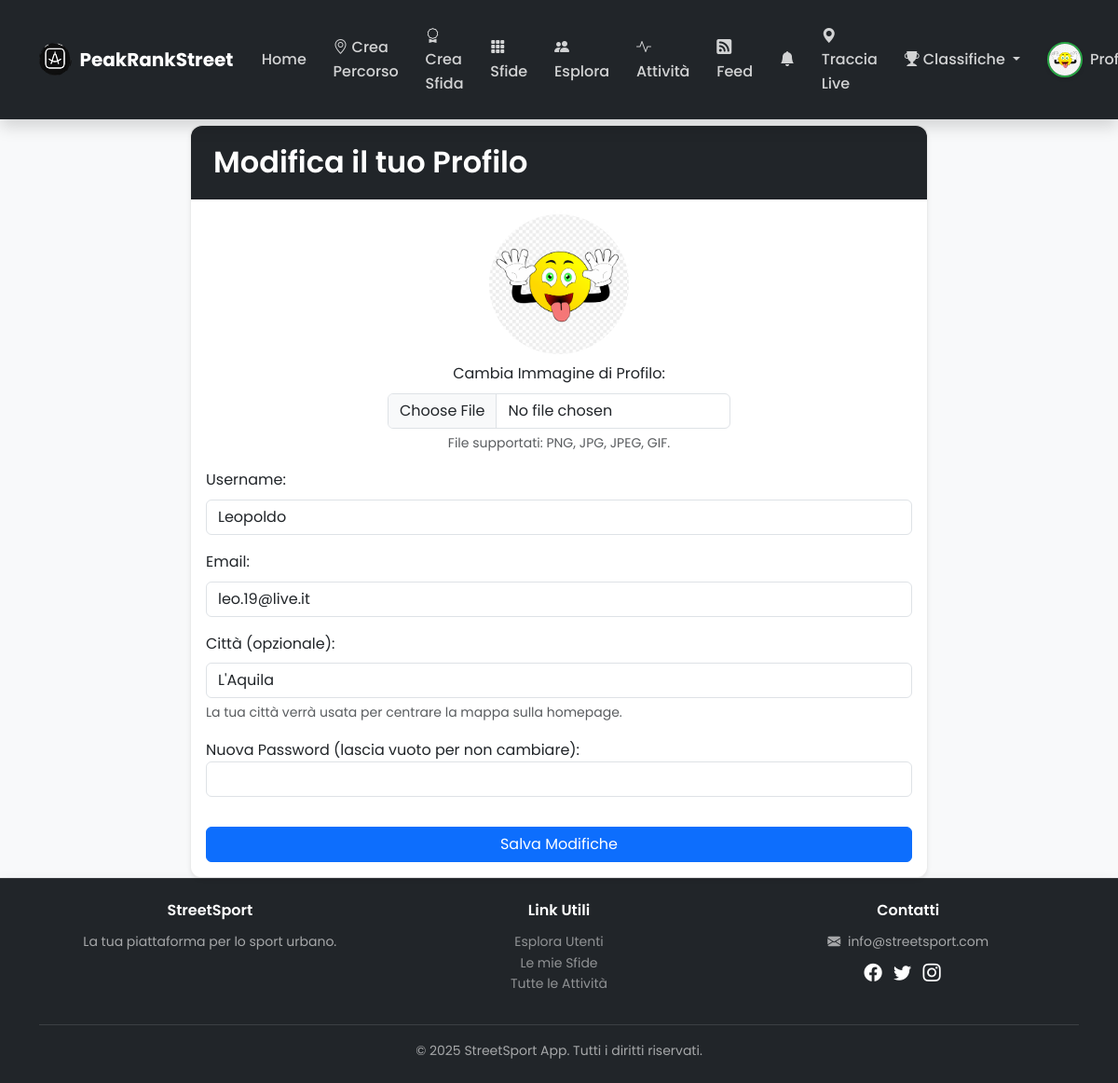
The page /user/edit (signed in) on the database its author committed.
### app/models.py (models this page shows, shortened)
class User(db.Model, UserMixin):
    __tablename__ = 'user'
    id = db.Column(db.Integer, primary_key=True)
    username = db.Column(db.String(50), unique=True, nullable=False, index=True)
    email = db.Column(db.String(100), unique=True, nullable=False, index=True)
    password_hash = db.Column(db.String(200), nullable=False)
    profile_image = db.Column(db.String(120), nullable=False, default='default.png')
    city = db.Column(db.String(100), nullable=True)
    created_at = db.Column(db.DateTime, default=datetime.utcnow)
    is_admin = db.Column(db.Boolean, default=False, nullable=False)
    routes = db.relationship('Route', backref='creator', lazy='dynamic')
    challenges = db.relationship('Challenge', backref='challenger', lazy='dynamic')
    activities = db.relationship('Activity', backref='user_activity', lazy='dynamic')
    comments = db.relationship('Comment', backref='author', lazy='dynamic')
    likes = db.relationship('Like', backref='user_liker', lazy='dynamic')
    route_records = db.relationship('RouteRecord', backref='record_holder', lazy='dynamic')
    user_badges = db.relationship('UserBadge', backref='badge_recipient', lazy='dynamic')
    activity_likes = db.relationship('ActivityLike', backref='user', lazy='dynamic')
    followed = db.relationship(
        'User', secondary=followers,
        primaryjoin=(followers.c.follower_id == id),
        secondaryjoin=(followers.c.followed_id == id),
        backref=db.backref('followers', lazy='dynamic'), lazy='dynamic')

### app/main/routes.py (the view, shortened to what this page needs)
@main.route('/user/edit', methods=["GET", "POST"])
@login_required
def edit_profile():
    return render_template("edit_profile.html", user=current_user, is_homepage=False)

### app/templates/edit_profile.html (shortened to what this page needs)
{% extends "index.html" %}
{% block content %}
    <a href="{{ url_for('main.user_profile', user_id=user.id) }}" class="btn btn-secondary mb-3">&larr; Torna al Profilo</a>
    <div class="row justify-content-center">
        <div class="col-md-8">
            <div class="card shadow-sm">
                <div class="card-header bg-dark text-white">
                    <h2 class="mb-0 text-center">Modifica il tuo Profilo</h2>
                </div>
                <div class="card-body">
                    <form method="POST" enctype="multipart/form-data" class="needs-validation" novalidate>
                        <div class="mb-3 text-center">
                            <img src="{{ url_for('static', filename='profile_pics/' + user.profile_image) }}" class="rounded-circle mb-2" alt="Immagine di profilo" style="width: 150px; height: 150px; object-fit: cover;">
                            <label for="profile_image" class="form-label d-block">Cambia Immagine di Profilo:</label>
                            <input type="file" id="profile_image" name="profile_image" accept="image/*" class="form-control w-auto mx-auto">
                            <div class="form-text">File supportati: PNG, JPG, JPEG, GIF.</div>
                        </div>
                        <div class="mb-3">
                            <label for="username" class="form-label">Username:</label>
                            <input type="text" id="username" name="username" class="form-control" value="{{ user.username }}" required>
                        </div>
                        <div class="mb-3">
                            <label for="email" class="form-label">Email:</label>
                            <input type="email" id="email" name="email" class="form-control" value="{{ user.email }}" required>
                        </div>
                        <div class="mb-3">
                            <label for="city" class="form-label">Città (opzionale):</label>
                            <input type="text" id="city" name="city" class="form-control" value="{{ user.city if user.city else '' }}">
                            <div class="form-text">La tua città verrà usata per centrare la mappa sulla homepage.</div>
                        </div>
                        <div class="mb-3">
                            <label for="password">Nuova Password (lascia vuoto per non cambiare):</label>
                            <input type="password" id="password" name="password" class="form-control" minlength="6">
                        </div>
                        <button type="submit" class="btn btn-primary w-100 mt-3">Salva Modifiche</button>
                    </form>
                </div>
            </div>
        </div>
    </div>
{% endblock %}

### app/templates/index.html (shortened to what this page needs)
<!DOCTYPE html>
<html lang="it">
<head>
    <link href="https://cdn.jsdelivr.net/npm/bootstrap@5.3.2/dist/css/bootstrap.min.css" rel="stylesheet">
    <link rel="stylesheet" href="https://cdn.jsdelivr.net/npm/bootstrap-icons@1.11.1/font/bootstrap-icons.css">
    <link rel="stylesheet" href="https://unpkg.com/leaflet@1.7.1/dist/leaflet.css" />
    <link rel="stylesheet" href="https://unpkg.com/leaflet-draw@1.0.4/dist/leaflet.draw.css" />
    <link rel="stylesheet" href="https://unpkg.com/leaflet.markercluster@1.4.1/dist/MarkerCluster.css" />
    <link rel="stylesheet" href="https://unpkg.com/leaflet.markercluster@1.4.1/dist/MarkerCluster.Default.css" />
    <link rel="stylesheet" href="{{ url_for('static', filename='css/styles.css') }}">
</head>
<body>
    <div class="main-wrapper">
        <header>
            <nav class="navbar navbar-expand-lg navbar-dark bg-dark-custom fixed-top py-3">
                <div class="container">
                    <a class="navbar-brand d-flex align-items-center" href="{{ url_for('main.index') }}">
                        <img src="{{ url_for('static', filename='icons/logo.png') }}" alt="StreetSport Logo" class="navbar-logo me-2">
                        <span class="fw-bold">PeakRankStreet</span>
                    </a>
                    <div class="collapse navbar-collapse justify-content-end" id="navbarNav">
                        <ul class="navbar-nav align-items-center">
                            <li class="nav-item">
                                <a class="nav-link {% if request.endpoint == 'main.index' %}active{% endif %}" aria-current="page" href="{{ url_for('main.index') }}">Home</a>
                            </li>
                            {% if current_user.is_authenticated %}
                                <li class="nav-item">
                                    <a class="nav-link {% if request.endpoint == 'main.create_route' %}active{% endif %}" href="{{ url_for('main.create_route') }}"><i class="bi bi-geo-alt me-1"></i>Crea Percorso</a>
                                </li>
                                <li class="nav-item">
                                    <a class="nav-link {% if request.endpoint == 'main.create_challenge' %}active{% endif %}" href="{{ url_for('main.create_challenge') }}"><i class="bi bi-award me-1"></i>Crea Sfida</a>
                                </li>
                                <li class="nav-item">
                                    <a class="nav-link {% if request.endpoint == 'main.challenges_list' %}active{% endif %}" href="{{ url_for('main.challenges_list') }}"><i class="bi bi-grid-3x3-gap-fill me-1"></i>Sfide</a>
                                </li>
                                <li class="nav-item">
                                    <a class="nav-link {% if request.endpoint == 'main.explore_users' %}active{% endif %}" href="{{ url_for('main.explore_users') }}"><i class="bi bi-people-fill me-1"></i>Esplora</a>
                                </li>
                                <li class="nav-item">
                                    <a class="nav-link {% if request.endpoint == 'main.all_activities' %}active{% endif %}" href="{{ url_for('main.all_activities') }}"><i class="bi bi-activity me-1"></i>Attività</a>
                                </li>
                                <li class="nav-item">
                                    <a class="nav-link {% if request.endpoint == 'main.feed' %}active{% endif %}" href="{{ url_for('main.feed') }}"><i class="bi bi-rss-fill me-1"></i>Feed</a>
                                </li>
                                <li class="nav-item">
                                    <a class="nav-link position-relative {% if request.endpoint == 'main.notifications' %}active{% endif %}"
                                    href="{{ url_for('main.notifications') }}">
                                        <i class="bi bi-bell-fill"></i>
                                    </a>
                                </li>
                                <li class="nav-item">
                                    <a class="nav-link {% if request.endpoint == 'main.track_activity' %}active{% endif %}"
                                    href="{{ url_for('main.track_activity') }}">
                                        <i class="bi bi-geo-alt-fill me-1"></i>Traccia Live
                                    </a>
                                </li>
                                <li class="nav-item dropdown">
                                    <a class="nav-link dropdown-toggle" href="#" id="navbarDropdownLeaderboards" role="button" data-bs-toggle="dropdown" aria-expanded="false">
                                        <i class="bi bi-trophy-fill me-1"></i>Classifiche
                                    </a>
                                </li>
                                <li class="nav-item dropdown">
                                    <a class="nav-link dropdown-toggle d-flex align-items-center" href="#" id="navbarDropdownMenuLink" role="button" data-bs-toggle="dropdown" aria-expanded="false">
                                        <img src="{{ url_for('static', filename='profile_pics/' + current_user.profile_image) }}" class="rounded-circle me-2 profile-image-navbar" alt="Avatar">
                                        <span class="d-lg-none d-xl-inline">Profilo ({{ current_user.username }})</span>
                                    </a>
                                </li>
                            {% endif %}
                        </ul>
                    </div>
                </div>
            </nav>
        </header>
        <main class="flex-shrink-0">
            {% block content %}{% endblock %}
        </main>
        <footer class="footer bg-dark-custom py-4 mt-auto border-top text-white-50">
            <div class="container text-center">
                <div class="row g-2">
                    <div class="col-md-4">
                        <h6 class="text-white">StreetSport</h6>
                        <p class="small mb-0">La tua piattaforma per lo sport urbano.</p>
                    </div>
                    <div class="col-md-4">
                        <h6 class="text-white">Link Utili</h6>
                        <ul class="list-unstyled small">
                            <li><a href="{{ url_for('main.explore_users') }}" class="text-white-50 text-decoration-none">Esplora Utenti</a></li>
                            <li><a href="{{ url_for('main.challenges_list') }}" class="text-white-50 text-decoration-none">Le mie Sfide</a></li>
                            <li><a href="{{ url_for('main.all_activities') }}" class="text-white-50 text-decoration-none">Tutte le Attività</a></li>
                        </ul>
                    </div>
                    <div class="col-md-4">
                        <h6 class="text-white">Contatti</h6>
                        <p class="small mb-0"><i class="bi bi-envelope-fill me-1"></i> info@streetsport.com</p>
                        <div class="social-icons mt-2">
                            <a href="#" class="text-white me-2"><i class="bi bi-facebook"></i></a>
                            <a href="#" class="text-white me-2"><i class="bi bi-twitter"></i></a>
                            <a href="#" class="text-white"><i class="bi bi-instagram"></i></a>
                        </div>
                    </div>
                </div>
                <hr class="text-white-50 my-3">
                <p class="mb-0 small">&copy; 2025 StreetSport App. Tutti i diritti riservati.</p>
            </div>
        </footer>
    </div>
</body>
</html>

### app/static/css/styles.css (style rules this page uses)
:root { --brand-primary: #28a745; --brand-primary-dark: #218838; --brand-secondary: #007bff; --brand-secondary-dark: #0056b3; --brand-dark: #212529; --brand-light: #f8f9fa; --bs-success: #28a745; --bs-primary: #0d6efd; --bs-warning: #ffc107; --bs-info: #0dcaf0; --bs-danger: #dc3545; --bs-secondary: #6c757d; --bs-white-rgb: 255, 255, 255; --font-family-base: 'Poppins', sans-serif; --text-color-dark: #212529; --text-color-muted: #6c757d; --border-radius-base: 0.75rem; --box-shadow-sm: 0 0.125rem 0.25rem rgba(0, 0, 0, 0.075); --box-shadow-md: 0 0.5rem 1rem rgba(0, 0, 0, 0.15); --box-shadow-lg: 0 0.8rem 2rem rgba(0, 0, 0, 0.1); }
html, body { height: 100%; }
body { font-family: var(--font-family-base); background-color: var(--brand-light); color: var(--text-color-dark); line-height: 1.6; display: flex; flex-direction: column; }
.main-wrapper { flex: 1; display: flex; flex-direction: column; }
main { flex-grow: 1; padding-top: 80px; }
h1, h2, h3, h4, h5, h6 { font-weight: 600; color: var(--text-color-dark); }
p { line-height: 1.6; }
a { color: var(--brand-primary); text-decoration: none; transition: color 0.2s ease-in-out; }
.bg-dark-custom { background-color: var(--brand-dark) !important; box-shadow: var(--box-shadow-md); }
.navbar-logo { height: 35px; width: auto; }
.profile-image-navbar { width: 38px; height: 38px; object-fit: cover; border-radius: 50%; border: 2px solid var(--brand-primary); box-shadow: var(--box-shadow-sm); }
.navbar-nav .nav-link { color: rgba(255, 255, 255, 0.8) !important; font-weight: 500; margin: 0 0.4rem; padding: 0.6rem 0.8rem; border-radius: var(--border-radius-base); transition: background-color 0.2s ease-in-out, color 0.2s ease-in-out; }
.card { border-radius: var(--border-radius-base); border: 1px solid rgba(0, 0, 0, 0.08); box-shadow: var(--box-shadow-md); transition: transform 0.2s ease, box-shadow 0.2s ease; }
.card-header { font-weight: 600; border-bottom: 1px solid rgba(0, 0, 0, 0.1); border-top-left-radius: var(--border-radius-base) !important; border-top-right-radius: var(--border-radius-base) !important; padding: 1.25rem 1.5rem; background-color: var(--brand-dark); color: white; display: flex; align-items: center; justify-content: space-between; }
.card-header h2, .card-header h3, .card-header h4, .card-header h5 { color: white; margin-bottom: 0; }
.card, .list-group-item { animation: slideInUp 0.6s ease-out; animation-fill-mode: both; }
.card:nth-child(1) { animation-delay: 0.05s; }
.footer { background-color: var(--brand-dark) !important; border-top: 1px solid rgba(255, 255, 255, 0.1) !important; color: rgba(255, 255, 255, 0.6) !important; flex-shrink: 0; }
.footer h6 { color: white; margin-bottom: 0.8rem; }
.footer a { color: rgba(255, 255, 255, 0.6); }
.social-icons a { font-size: 1.2rem; margin-right: 0.75rem; transition: color 0.3s ease; }

### rows shown on the page
User: profile_image (placeholder picture), username "Leopoldo", email "leo.19@live.it", city "L'Aquila"
